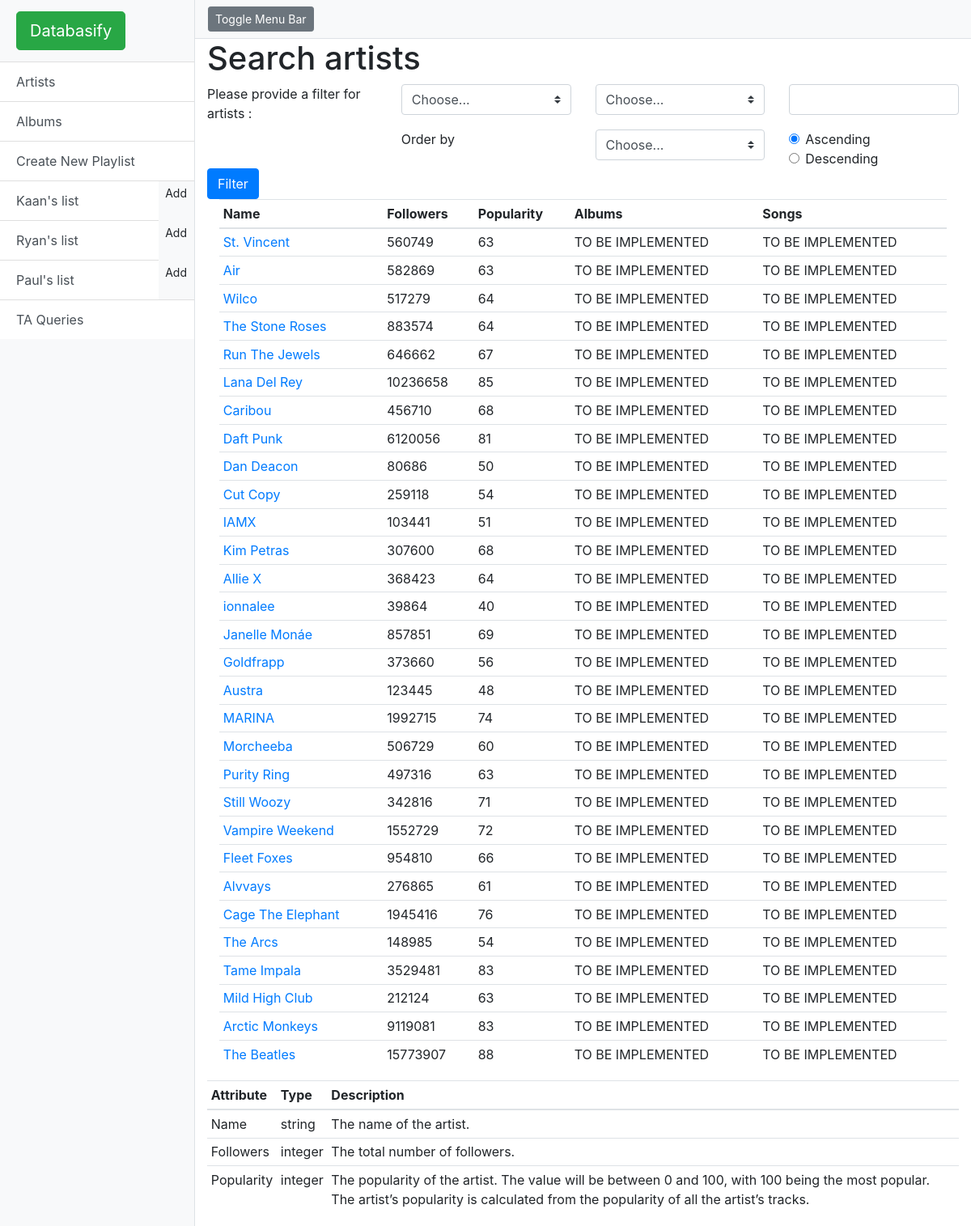
The page /artist on the database its author committed.
### model.py (models this page shows)
class Playlist(Base):
    __tablename__ = 'playlist'
    id = Column(Integer, primary_key=True)
    name = Column(String(50), nullable=False)
    user_id = Column(Integer, ForeignKey('user.id'), nullable=False)
    user = relationship(User)

class Artist(Base):
    __tablename__ = 'artist'  # Table in the database
    id = Column(Integer, primary_key=True)  # auto incremented
    uri = Column(String(50), nullable=False) #spotify:artist:6rqhFgbbKwnb9MLmUQDhG6
    name = Column(String(150), nullable=False)
    popularity = Column(Integer, nullable=False) #popularity of the artist
    followers = Column(Integer, nullable=False) #number of spotify followers

### start.py (the view, shortened to what this page needs)
@app.route('/artist', methods=['GET', 'POST'])
def searchArtist():
    artists = session.query(Artist).all()
    playlists = session.query(Playlist).all()
    return render_template(
        'searchArtist.html',
        title='Search Artist',
        playlists=playlists, artists=artists)

### templates/searchArtist.html (shortened to what this page needs)
{% extends "searchLayout.html" %}
{% block header %}
<h1>Search artists</h1>
{% endblock header %}
{% block searchType %}
artists
{% endblock searchType %}
{% block attributes1 %}
<option value="">Choose...</option>
{% endblock attributes1 %}
{% block attributes2 %}
<option value="">Choose...</option>
{% endblock attributes2 %}
{% block results %}
{% if artists != None %}
<div class="container-fluid">
    {% if artists|length == 0 %}
    <div class="alert alert-danger" role="alert">
        There were no artist results returned.
    </div>
    {% else %}
    <table class="table table-sm table-hover">
        <thead>
            <tr>
                <th scope="col">Name</th>
                <th scope="col">Followers</th>
                <th scope="col">Popularity</th>
                <th scope="col">Albums</th>
                <th scope="col">Songs</th>
            </tr>
        </thead>
        <tbody>
            {% for artist in artists %}
            <tr>
                <td><a href="/artist/{{ artist.id }}">{{ artist.name }}</a></td>
                <td>{{ artist.followers }}</td>
                <td>{{ artist.popularity }}</td>
                <td>TO BE IMPLEMENTED</td>
                <td>TO BE IMPLEMENTED</td>
            </tr>
            {% endfor %}
        </tbody>
    </table>
    {% endif %}
</div>
{% endif %}
{% endblock results %}
{% block infoTable %}
<table class="table table-sm table-hover">
    <thead>
        <tr>
            <th scope="col">Attribute</th>
            <th scope="col">Type</th>
            <th scope="col">Description</th>
        </tr>
    </thead>
    <tbody>
        <tr>
            <td>Name</td>
            <td>string</td>
            <td>The name of the artist.</td>
        </tr>
        <tr>
            <td>Followers</td>
            <td>integer</td>
            <td>The total number of followers.</td>
        </tr>
        <tr>
            <td>Popularity</td>
            <td>integer</td>
            <td>
                The popularity of the artist. The value will be between 0 and 100, with 100 being the most popular. The artist’s popularity is calculated from the popularity of all the artist’s tracks.
            </td>
        </tr>
    </tbody>
</table>
{% endblock infoTable%}

### templates/layout.html (shortened to what this page needs)
<!DOCTYPE html>
<html lang="en">
<head>
    <link href="/static/vendor/bootstrap/css/bootstrap.min.css" rel="stylesheet">
    <link href="/static/simple-sidebar.css" rel="stylesheet">
</head>
<body>
<div class="d-flex" id="wrapper">
    <div class="bg-light border-right" id="sidebar-wrapper">
        <div class="sidebar-heading"><a class="btn btn-success btn-lg" data-placement="top" data-toggle="tooltip"
                                        href="/" title="Goes to the main page">Databasify</a></div>
        <div class="list-group list-group-flush">
            <a class="list-group-item list-group-item-action btn btn-success" href="/artist" role="button">Artists</a>
            <a class="list-group-item list-group-item-action btn btn-success" href="/album" role="button">Albums</a>
            <a class="list-group-item list-group-item-action btn btn-success" href="/playlist/new/" role="button">Create
                New Playlist</a>
            {% for playlist in playlists %}
            <div aria-label="Modify Playlist" class="btn-group" role="group"></a>
                <a class="btn list-group-item list-group-item-action btn btn-light" href="/playlist/{{ playlist.id }}/"
                   role="button">{{ playlist.name }}</a>
                <a class="btn btn-sm" data-placement="top" data-toggle="tooltip"
                   href="/playlist/{{ playlist.id }}/new" role="button"
                   title="Add a new song into {{ playlist.name }} playlist">Add</a>
            </div>
            {% endfor %}
            <a class="list-group-item list-group-item-action btn btn-success" href="/ta" role="button">TA Queries</a>
        </div>
    </div>
    <div id="page-content-wrapper">
        <nav class="navbar navbar-expand-lg navbar-light bg-light border-bottom">
            <button class="btn btn-secondary btn-sm" id="menu-toggle">Toggle Menu Bar</button>&nbsp;
        </nav>
        {% block content %}{% endblock %}
    </div>
</div>
</body>
</html>

### static/simple-sidebar.css (style rules this page uses)
body { overflow-x: hidden; }
#sidebar-wrapper { min-height: 100vh; margin-left: -15rem; -webkit-transition: margin .25s ease-out; -moz-transition: margin .25s ease-out; -o-transition: margin .25s ease-out; transition: margin .25s ease-out; }
#sidebar-wrapper .sidebar-heading { padding: 0.875rem 1.25rem; font-size: 1.2rem; }
#sidebar-wrapper .list-group { width: 15rem; }
#page-content-wrapper { min-width: 100vw; }
@media (min-width: 768px) { #sidebar-wrapper { margin-left: 0; } }
@media (min-width: 768px) { #page-content-wrapper { min-width: 0; width: 100%; } }

### rows shown on the page
Playlist: name "Kaan's list"
Playlist: name "Ryan's list"
Playlist: name "Paul's list"
Artist: name "St. Vincent", followers "560749", popularity "63"
Artist: name "Air", followers "582869", popularity "63"
Artist: name "Wilco", followers "517279", popularity "64"
Artist: name "The Stone Roses", followers "883574", popularity "64"
Artist: name "Run The Jewels", followers "646662", popularity "67"
Artist: name "Lana Del Rey", followers "10236658", popularity "85"
Artist: name "Caribou", followers "456710", popularity "68"
Artist: name "Daft Punk", followers "6120056", popularity "81"
Artist: name "Dan Deacon", followers "80686", popularity "50"
Artist: name "Cut Copy", followers "259118", popularity "54"
Artist: name "IAMX", followers "103441", popularity "51"
Artist: name "Kim Petras", followers "307600", popularity "68"
Artist: name "Allie X", followers "368423", popularity "64"
Artist: name "ionnalee", followers "39864", popularity "40"
Artist: name "Janelle Monáe", followers "857851", popularity "69"
Artist: name "Goldfrapp", followers "373660", popularity "56"
Artist: name "Austra", followers "123445", popularity "48"
Artist: name "MARINA", followers "1992715", popularity "74"
Artist: name "Morcheeba", followers "506729", popularity "60"
Artist: name "Purity Ring", followers "497316", popularity "63"
Artist: name "Still Woozy", followers "342816", popularity "71"
Artist: name "Vampire Weekend", followers "1552729", popularity "72"
Artist: name "Fleet Foxes", followers "954810", popularity "66"
Artist: name "Alvvays", followers "276865", popularity "61"
Artist: name "Cage The Elephant", followers "1945416", popularity "76"
Artist: name "The Arcs", followers "148985", popularity "54"
Artist: name "Tame Impala", followers "3529481", popularity "83"
Artist: name "Mild High Club", followers "212124", popularity "63"
Artist: name "Arctic Monkeys", followers "9119081", popularity "83"
Artist: name "The Beatles", followers "15773907", popularity "88"
